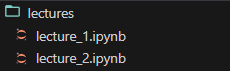
#> input picture images/IMAGE_1.png, 230 x 71 px
$ jupyter execute exercise_3.ipynb
#> lines starting #> are read from the running program, lines starting #| are printed output that depends on the picture
[cell 1]
from random import choice

CHOICES = ["K", "N", "P"]
USER_WIN_COMBINATIONS = [("K", "N"), ("N", "P"), ("P", "K")]

user_points_count = 0
computer_points_count = 0

while user_points_count != 2 and computer_points_count != 2:
    user_choice = input("kámen, nůžky, papír (K, N, nebo P) ")
    computer_choice = choice(CHOICES)
    if (user_choice, computer_choice) in USER_WIN_COMBINATIONS:
        print("Vyhrál hráč.")
        user_points_count += 1
    elif user_choice == computer_choice:
        print("Remíza")
    else:
        print("Vyhrál počítač.")
        computer_points_count += 1
#> this loop made 2 passes; the answer given on pass 1: 1

[cell 2]
start = 0
stop = 100
increment = 5

# Defaultní hodnota posledního argumentu je 1
# "For cyklus" vlastně v Pythonu neexistuje, chová se jako "Foreach cyklus"
for number in range(start, stop, increment):
    print(number)

[cell 3]
for number in range(0, 10):
    print(number)

for number in range(0, 10, 1):
    print(number)

[cell 4]
# pip install pillow
from PIL import Image


IMAGE_PATH = "../images/IMAGE_1.png"

image = Image.open(IMAGE_PATH)
#> image is the input picture: PIL image 230x71 RGBA; mean R, G, B, A 33.5, 33.4, 33.6, 255
width, height = image.size
#> width = 230; height = 71

print(f"Rozměny obrázku jsou {width}×{height} px")
#| Rozměny obrázku jsou 230×71 px

# Before.
display(image)

for y in range(height):
    for x in range(width):
        r, g, b, a = image.getpixel((x, y))
        image.putpixel((x, y), (255 - r, 255 - g, 255 - b, a))
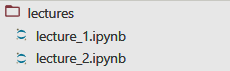
#> image: PIL image 230x71 RGBA; mean R, G, B, A 221.5, 221.6, 221.4, 255

# After.
display(image)

[cell 5]
from PIL import Image


IMAGE_PATH = "../images/IMAGE_1.png"
IMAGE_FRAME_COLOR = (0, 128, 0, 255)

image = Image.open(IMAGE_PATH)
width, height = image.size

# Before.
display(image)

# Obarvím nultý řádek (spodní --> v grafice je osa Y obráceně)
# Obarvím poslední řádek (horní)
for x in range(width):
    row_zero = (x, 0)
    row_last = (x, height - 1)
    image.putpixel(row_zero, IMAGE_FRAME_COLOR)
    image.putpixel(row_last, IMAGE_FRAME_COLOR)
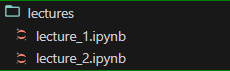
#> image: PIL image 230x71 RGBA; mean R, G, B, A 32.4, 35.9, 32.4, 255

# Obravím nultý a poslední sloupec všech řádků, krom nultého a posledního.
for y in range(0, height - 1):
    column_zero = (0, y)
    column_last = (width - 1, y)
    image.putpixel(column_zero, IMAGE_FRAME_COLOR)
    image.putpixel(column_last, IMAGE_FRAME_COLOR)

# After.
display(image)
